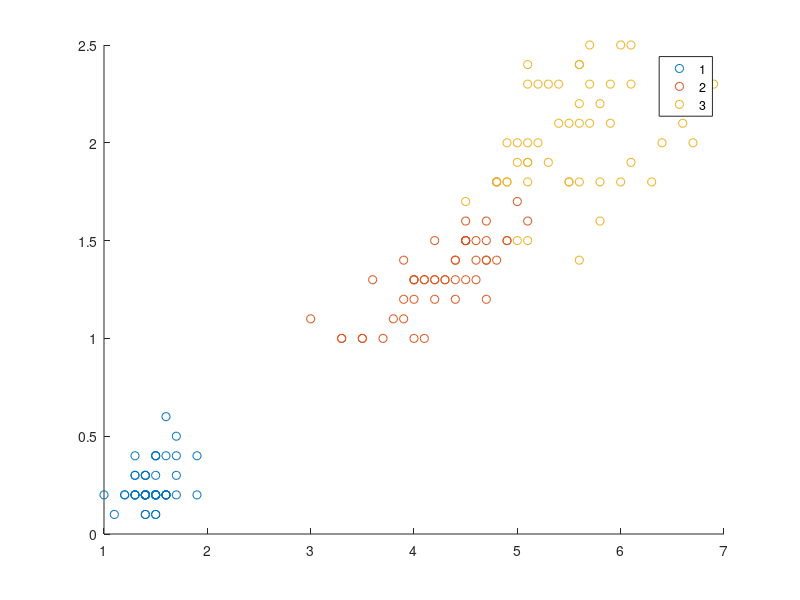

Write MATLAB code to recreate this figure.
%%
clear; clc; close all;

load fisheriris;
X = meas;
%X = [X(:,1).*X(:,2)  X(:,3).*X(:,4)] ;
%X(:,3:4) = [];
X(:,1:2) = [];
k = [ones(50,1)*1; ones(50,1)*2; ones(50,1)*3];

gscatter(X(:,1),X(:,2),k)
%%

t = [1:5 51:55 101:105];
kteste = k(t);
Xteste = X(t,:);
ktreino = k; ktreino(t) = [];
Xtreino = X; Xtreino(t,:) = [];
%%
[nx ny] = size(Xteste);
kparametro = 1;
%%
for i=1:nx
    x = Xteste(i,:);
    D = pdist2(x,Xtreino)';
    [B I] = sort(D);
    
    I = I(1:k);
    c(i,1) = k(I);
end
%%
result = c == kteste;
sum(result) / length(result)


